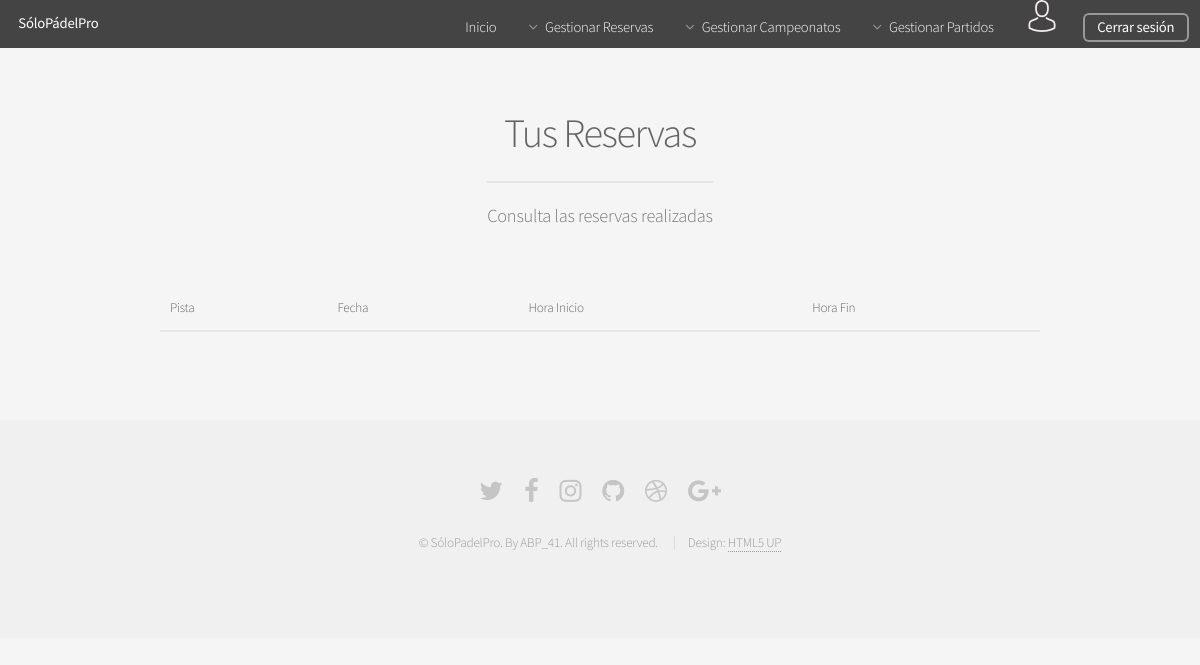
The app's page /Controllers/RESERVAR_PISTA_Controller.php?action=SHOW_RESERVAS (signed in), older data.
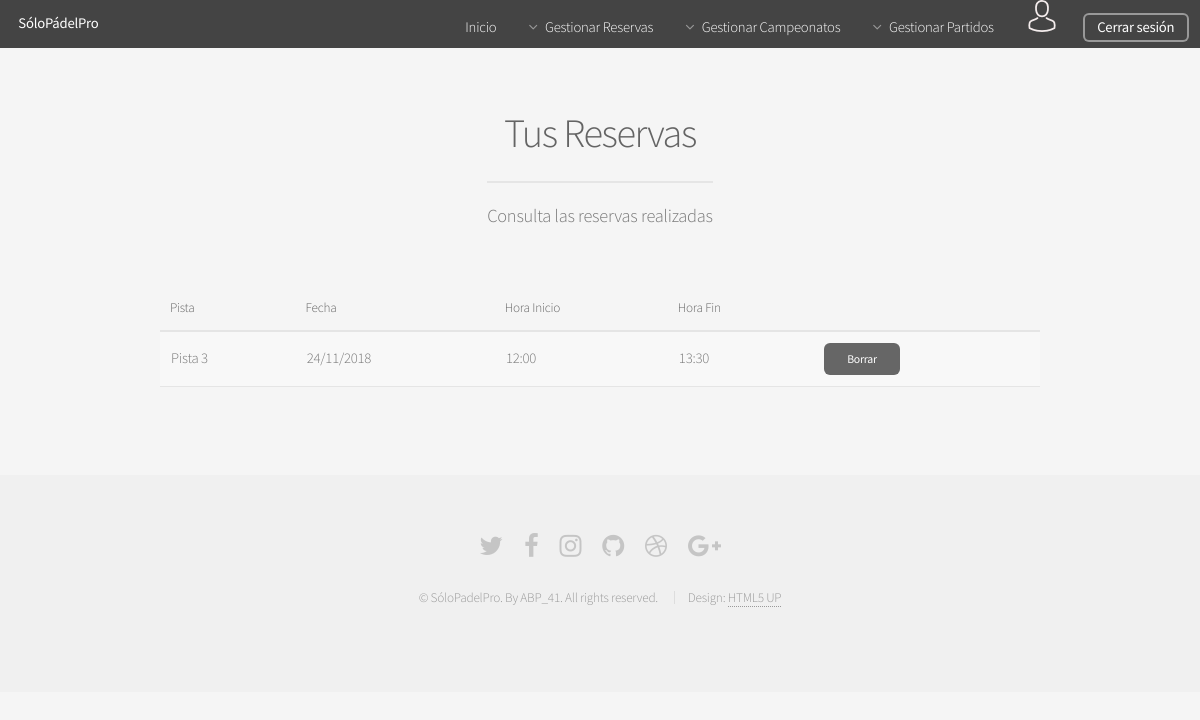
The same page, newer data.
### tables this page shows
CREATE TABLE IF NOT EXISTS RESERVA(
  ID int(225) AUTO_INCREMENT NOT NULL ,
  USUARIO_LOGIN varchar(25) NOT NULL,
  PISTA_ID int(225) NOT NULL,
  FECHA date NOT NULL,
  HORARIO_ID int(225) NOT NULL,
  PRIMARY KEY(ID),
  FOREIGN KEY (USUARIO_LOGIN) REFERENCES USUARIO (LOGIN) ON DELETE CASCADE,
  FOREIGN KEY (PISTA_ID) REFERENCES PISTA (ID) ON DELETE CASCADE,
  FOREIGN KEY (HORARIO_ID) REFERENCES HORARIO (ID) ON DELETE CASCADE
);

CREATE TABLE IF NOT EXISTS PISTA(
  ID int(225) AUTO_INCREMENT NOT NULL ,
  NOMBRE varchar(25) NOT NULL,
  TIPO varchar(25) NOT NULL,
  PRIMARY KEY(ID)
);

CREATE TABLE IF NOT EXISTS HORARIO(
  ID int(225) AUTO_INCREMENT NOT NULL,
  HORA_INICIO time NOT NULL,
  HORA_FIN time NOT NULL,
  PRIMARY KEY(ID)
);

### Controllers/RESERVAR_PISTA_Controller.php (called while the page is built, shortened)
<?php
include '../Models/RESERVA_Model.php';
include '../Views/RESERVAR_PISTA/RESERVAR_PISTA_SHOWALL_View.php';
if(isset($_REQUEST["action"]))  {
  $action = $_REQUEST["action"];
}else{
  $action = '';
}
switch ($action) {
  case 'SHOW_RESERVAS':
  $RESERVA = new RESERVA_Model('','','','','');
  if($_SESSION["rol"] == 'ADMIN'){
    $reservas = $RESERVA->SHOWALL_Login($_SESSION['login']);
  }
  else{
    $reservas = $RESERVA->SHOWALL_Login($_SESSION['login']);
  }
  new SHOW_RESERVAS($reservas, '../Controllers/RESERVAR_PISTA_Controller.php');
  break;
}
?>

### Functions/Authentication.php (called while the page is built)
<?php
function IsAuthenticated(){
	if (!isset($_SESSION['login'])){
		return false;
	}
	else{
		return true;
	}
}
?>

### Models/RESERVA_Model.php (called while the page is built, shortened)
<?php
class RESERVA_Model{
    var $mensaje;
    var $mysqli;
    function __construct($id,$fecha,$user_login,$pista_ID,$horario_ID){
        include_once '../Functions/Access_DB.php';
        $this->mysqli = ConnectDB();
    }
		function SHOWALL_Login($login){
			if($_SESSION["rol"] == 'ADMIN'){
				$sql = "SELECT P.NOMBRE, R.FECHA, R.ID, R.USUARIO_LOGIN, H.HORA_INICIO, H.HORA_FIN FROM RESERVA R, PISTA P, HORARIO H WHERE (R.PISTA_ID=P.ID) AND (R.HORARIO_ID=H.ID) ORDER BY R.FECHA, H.HORA_INICIO, P.ID";
			}
			else{
			$sql = "SELECT P.NOMBRE, R.FECHA, R.ID, R.USUARIO_LOGIN, H.HORA_INICIO, H.HORA_FIN FROM RESERVA R, PISTA P, HORARIO H WHERE (USUARIO_LOGIN = '$login') AND (R.PISTA_ID=P.ID) AND (R.HORARIO_ID=H.ID) ORDER BY R.FECHA, H.HORA_INICIO, P.ID";
		}
		  if (!($resultado = $this->mysqli->query($sql))){
            $this->mensaje['mensaje'] =  'ERROR: Fallo en la consulta sobre la base de datos';
            return $this->mensaje;
        }
        else{
            return $resultado;
        }
    }
}
?>

### Functions/Access_DB.php (called while the page is built, shortened)
<?php
function ConnectDB(){
   $conexion = mysqli_connect("localhost", "abp41", "abp41", "ABP") or (new MESSAGE('ERROR: No se ha podido conectar con la base de datos', '../index.php'));
 if ($conexion->connect_errno) {
    	return false;
 }else{
 	return $conexion;
 }
}
?>

### Views/RESERVAR_PISTA/RESERVAR_PISTA_SHOWALL_View.php (the view, shortened to what this page needs)
<?php
class SHOW_RESERVAS{
	var $tuplas;
	function __construct($tuplas){
		$this->tuplas = $tuplas;
		$this->render();
	}
	function render(){
		include '../Views/HEADER_View.php';
		?>
		<section id="main" class="container">
			<header>
				<?php
				if($_SESSION["rol"] == 'ADMIN'){
					?>
					<h2>Todas las Reservas</h2>
					<?php
				}
				else {
					?>
					<h2>Tus Reservas</h2>
					<?php
				}
				?>
				<p>Consulta las reservas realizadas</p>
			</header>
			<div class="table-wrapper">
				<table>
					<thead >
						<tr>
							<th>Pista</th>
							<th>Fecha</th>
							<th>Hora Inicio</th>
							<th>Hora Fin</th>
						</tr>
					</thead>
					<tbody>
						<?php
						if($this->tuplas <> NULL){
							while($row = mysqli_fetch_array($this->tuplas)){
								$fecha = explode("-", $row['FECHA']);
								$hora_inicio = explode(":", $row["HORA_INICIO"]);
								$hora_fin = explode(":", $row["HORA_FIN"]);
								$eliminar_reserva = $this->checkFecha($row['FECHA'], $row["HORA_INICIO"]);
								?>
								<tr>
									<td>
										<?=$row['NOMBRE']?>
									</td>
									<td>
										<?=$fecha[2]."/".$fecha[1]."/".$fecha[0]?>
									</td>
									<td>
										<?=$hora_inicio[0].":".$hora_inicio[1]?>
									</td>
									<td>
										<?=$hora_fin[0].":".$hora_fin[1]?>
									</td>
									<td>
								<?php
										if($eliminar_reserva == true){
								?>
										<a class="button small" href="../Controllers/RESERVAR_PISTA_Controller.php?action=DELETE&reserva_ID=<?=$row['ID']?>">Borrar</a>
								<?php
									}
								?>
									</td>
								</tr>
								<?php
							}
						}
						?>
					</tbody>
				</table>
			</div>
		</section>
		<?php
		include '../Views/FOOTER_View.php';
	}
	function checkFecha($fecha, $hora_inicio){
		$fecha_split = explode('-', $fecha);
		$ano = $fecha_split[0];
		$mes = $fecha_split[1];
		$dia = $fecha_split[2];
		$hora_split = explode(':', $hora_inicio);
		$hora = $hora_split[0];
		$min = $hora_split[1];
		$fecha_obj = new DateTime(date('Y-m-d H:i:s', mktime($hora,$min, 0, $mes, $dia,$ano)));
		$fecha_hoy = new DateTime(date('Y-m-d H:i:s'));
		$diff_horas = $fecha_hoy->diff($fecha_obj);
		$out = $diff_horas->format("%d,%H,%i");
		$split_dias = explode(',', $out);
		$dias = $split_dias[0];
		$horas = $split_dias[1];
		if($dias > 0){
			return true;
		}else{
			if($horas >= 12){
				return true;
			}
	 		return false;
		}
	 return false;
	}
}
?>

### Views/HEADER_View.php (shortened to what this page needs)
<?php
include_once '../Functions/Authentication.php';
?>
<html>
<head>
  <link rel="stylesheet" href="../assets/css/main.css" />
  <link rel="stylesheet" type="text/css" href="../assets/css/tcal.css" />
</head>
<body class="is-preload">
  <div id="page-wrapper">
    <header id="header">
      <h1><a href="../index.php">SóloPádelPro</a></h1>
      <nav id="nav">
        <ul>
          <li><a href="../index.php">Inicio</a></li>
          <li>
            <?php
            if(IsAuthenticated()){
              ?>
              <a href="#" class="icon fa-angle-down">Gestionar Reservas</a>
            </li>
            <li>
              <a class="icon fa-angle-down">Gestionar Campeonatos</a>
            </li>
            <li>
              <a href="#" class="icon fa-angle-down">Gestionar Partidos</a>
            </li>
            <li><a href="#" class="class="icon fa-angle-down >
              <input type="image" id="login" src="../Views/images/avatar.png">
            </a>
          </li>
          <li>
            <a href="../Functions/Desconectar.php" class="button">Cerrar sesión</a>
            <?php
          }
          ?>
        </li>
      </ul>
    </nav>
  </header>

### Views/FOOTER_View.php (shortened to what this page needs)
<footer id="footer">
            <ul class="icons">
                <li><a href="#" class="icon fa-twitter"><span class="label">Twitter</span></a></li>
                <li><a href="#" class="icon fa-facebook"><span class="label">Facebook</span></a></li>
                <li><a href="#" class="icon fa-instagram"><span class="label">Instagram</span></a></li>
                <li><a href="#" class="icon fa-github"><span class="label">Github</span></a></li>
                <li><a href="#" class="icon fa-dribbble"><span class="label">Dribbble</span></a></li>
                <li><a href="#" class="icon fa-google-plus"><span class="label">Google+</span></a></li>
            </ul>
            <ul class="copyright">
                <li>&copy; SóloPadelPro. By ABP_41. All rights reserved.</li>
                <li>Design: <a href="http://html5up.net">HTML5 UP</a></li>
            </ul>
        </footer>
</div>
</body>
</html>

Row changes from the older to the newer data that the page shows:
now on this page (row edited): reserva: PISTA_ID.NOMBRE "Pista 3", HORARIO_ID.HORA_FIN "13", HORARIO_ID.HORA_FIN "30"
